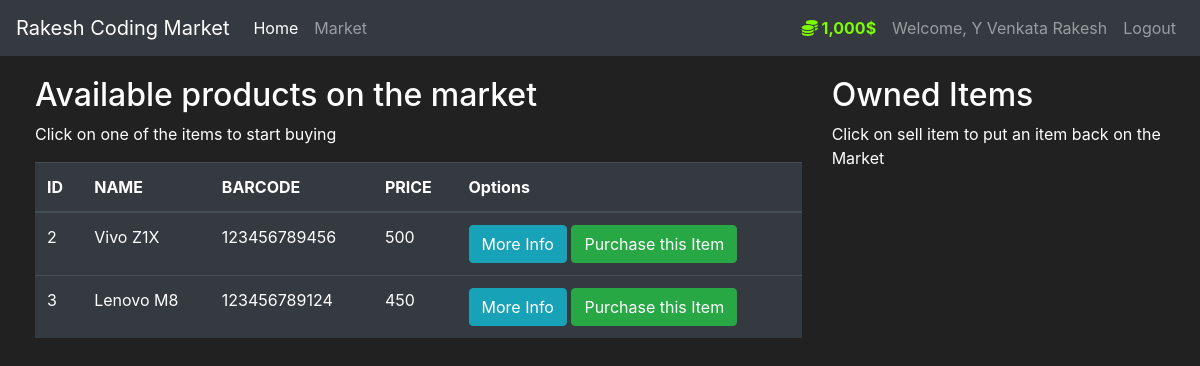
The app's page /market (signed in) with its own data.
### Market/models.py (models this page shows, shortened)
class User(db.Model,UserMixin):
    id = db.Column(db.Integer(),primary_key=True)
    username = db.Column(db.String(length=30),nullable=False,unique=True)
    email_address = db.Column(db.String(length=50),nullable=False,unique=True)
    password_hash = db.Column(db.String(length=60),nullable=False)
    budget = db.Column(db.Integer(),nullable=False,default=1000)
    items = db.relationship('Item', backref='owned_user',lazy=True)
    @property
    def prettier_budget(self):
        if(len(str(self.budget))) >= 4:
            return f'{str(self.budget)[:-3]},{str(self.budget)[-3:]}$'
        else:
            return f'{self.budget}$'
    @property
    def password(self):
        return self.password

class Item(db.Model):
    id = db.Column(db.Integer(),primary_key=True)
    name = db.Column(db.String(length=38),nullable=False,unique=True)
    price = db.Column(db.Integer(),nullable=False)
    barcode = db.Column(db.String(length=12),nullable=False,unique=True)
    description = db.Column(db.String(length=1924),nullable=False,unique=True)
    owner = db.Column(db.Integer(),db.ForeignKey('user.id'))

### Market/routes.py (the view, shortened to what this page needs)
@app.route('/market',methods=['GET','POST'])
@login_required
def market_page():
    purchase_form = PurchaseItemForm()
    selling_form = SellItemForm()
    if request.method == 'GET':
        items = Item.query.filter_by(owner=None)
        owned_items = Item.query.filter_by(owner=current_user.id)
        return render_template('market.html',items = items, purchase_form = purchase_form, owned_items=owned_items,selling_form = selling_form)

### Market/models.py (called while the page is built)
@login_manager.user_loader
def load_user(user_id):
    return User.query.get(int(user_id))

### Market/Templates/market.html (shortened to what this page needs)
{% extends 'base.html' %}
{% block content %}
  <body>
    <div class = "row" style="margin-top:20px; margin-left:20px">
        <div class = "col-8">
            <h2> Available products on the market </h2>
            <p> Click on one of the items to start buying </p>
            <table class="table table-hover table-dark">
                <thead>
                        <tr>
                            <th scope="col">ID</th>
                            <th scope="col">NAME</th>
                            <th scope="col">BARCODE</th>
                            <th scope="col">PRICE</th>
                            <th scope="col">Options</th>
                        </tr>
                </thead>
                <tbody>
                        {% for item in items%}
                            <tr>
                                <td>{{item.id}}</td>
                                <td>{{item.name}}</td>
                                <td>{{item.barcode}}</td>
                                <td>{{item.price}}</td>
                                <td>
                                    <button class="btn btn-outline btn-info" data-toggle="modal" data-target="#Modal-MoreInfo-{{ item.id }}">More Info</button>
                                    <button class="btn btn-outline btn-success" data-toggle="modal" data-target="#Modal-PurchaseConfirm-{{ item.id }}">Purchase this Item</button>
                                </td>
                            </tr>
                        {%endfor%}
                </tbody>
            </table>
        </div>
        <div class="col-4">
        <h2>Owned Items</h2>
        <p>Click on sell item to put an item back on the Market</p>
        <br>
    </div>
  </body>
{% endblock %}

### Market/Templates/base.html (shortened to what this page needs)
<!doctype html>
<html lang="en">
    <head>
        <link rel="stylesheet" href="https://cdn.jsdelivr.net/npm/bootstrap@4.5.3/dist/css/bootstrap.min.css">
    </head>
    <body>
        <nav class="navbar navbar-expand-md navbar-dark bg-dark">
            <a class="navbar-brand" href="{{ url_for('home_page') }}">Rakesh Coding Market</a>
            <div class="collapse navbar-collapse" id="navbarNav">
                <ul class="navbar-nav mr-auto">
                <li class="nav-item active">
                    <a class="nav-link" href="{{ url_for('home_page') }}">Home <span class="sr-only">(current)</span></a>
                    </li>
                    <li class="nav-item">
                        <a class="nav-link" href="{{url_for('market_page') }}">Market</a>
                    </li>
                </ul>
                {% if current_user.is_authenticated %}
                    <ul class="navbar-nav">
                        <li class="nav-item">
                            <a class="nav-link" style="color: lawngreen; font-weight: bold">
                                <i class="fas fa-coins"></i>
                                {{ current_user.prettier_budget }}
                            </a>
                        </li>
                        <li class="nav-item">
                            <a class="nav-link">Welcome, {{ current_user.username }}</a>
                        </li>
                        <li class="nav-item">
                            <a class="nav-link" href="{{ url_for('logout_page') }}">Logout</a>
                        </li>
                    </ul>
                {% endif %}
            </div>
        </nav>
        {% block content %}
        {% endblock %}
    </body>
</html>

### Market/Templates/base.html (style rules this page uses)
body { background-color: #212121; color: white }

### records on screen
User: prettier_budget "1,000$", username "Y Venkata Rakesh"
Item: id "2", name "Vivo Z1X", barcode "123456789456", price "500"
Item: id "3", name "Lenovo M8", barcode "123456789124", price "450"
